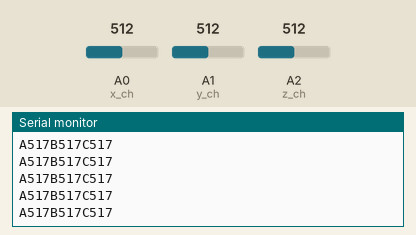
This sketch was run on a simulated Arduino Uno, built with avr-gcc and run on an emulated ATmega328P. Shown: the last lines printed to the serial monitor. The test bench sets the inputs (shaded band); at power-on: A0 (x_ch) = 512, A1 (y_ch) = 512, A2 (z_ch) = 512.

Above: at 1.2 s.
1.3 s: A0 (x_ch) set to 716
At 1.52 s:
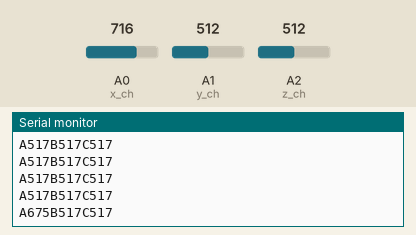
2.8 s: A1 (y_ch) set to 716
At 2.89 s:
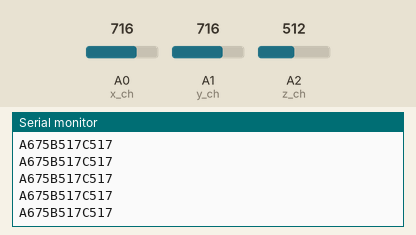
4.3 s: A2 (z_ch) set to 716
At 4.39 s:
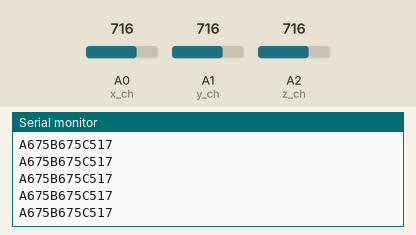
5.8 s: A0 (x_ch) set to 511
At 5.89 s:
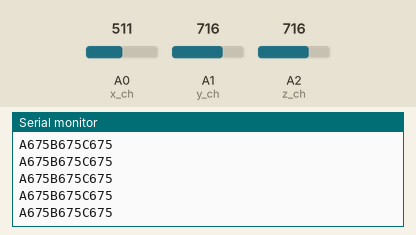
7.3 s: A1 (y_ch) set to 511
At 7.4 s:
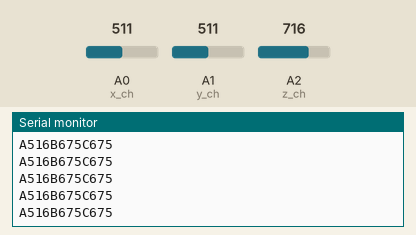
8.8 s: A2 (z_ch) set to 511
At 8.9 s:
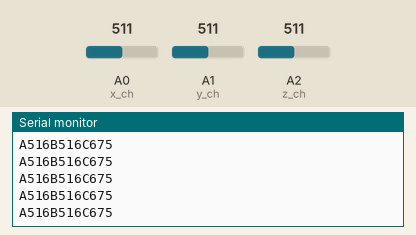
Timing chart, 0 to 11.3 s (numbered marks = the images above; inputs shaded):
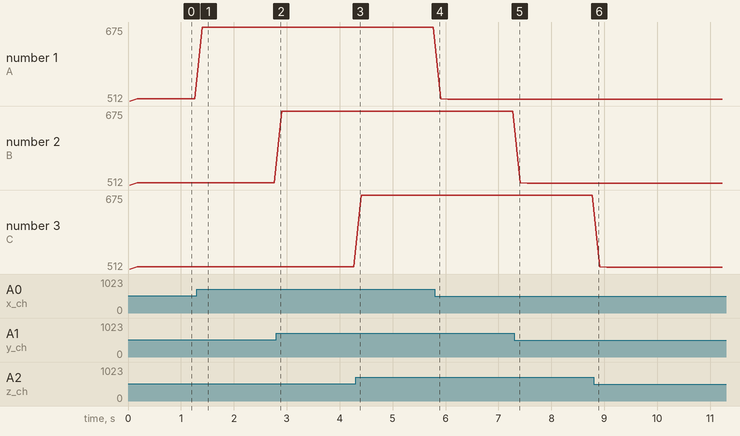

Measured:
- after the input at 1.3 s, the serial monitor: prints a new line after 0.10 s (image 1)
- plotted number 1: 517 → 675 after the input at 1.3 s, 675 → 516 after the input at 5.8 s

The sketch:

accelorometer.ino
```cpp
int x_ch = 0 ;
int y_ch = 0 ;
int z_ch = 0 ;

int x = 0 ;
int y = 0 ;
int z = 0 ;

int lv = 0 ;
int avg = 0 ;

double v_x = 0.0 ;
double v_y = 0.0 ;
double v_z = 0.0 ;


double scale(double value, double i_min, double i_max, double o_min, double o_max ) ;
double m_min = 0.0 ;
double m_max = 0.0 ;


void setup() {
  // put your setup code here, to run once:
  analogReference(DEFAULT);

  x_ch = A0 ;
  y_ch = A1 ;
  z_ch = A2 ;

  pinMode(x_ch, INPUT);
  pinMode(y_ch, INPUT);
  pinMode(z_ch, INPUT);

  Serial.begin(9600);

  avg = 100 ;
  m_min = -1.0 ;
  m_max = 1.0 ;

}

void loop() {
  // put your main code here, to run repeatedly:

 for ( lv = 0 ; lv < avg ; lv++)
 {
   x = analogRead(x_ch);
   v_x = v_x + float(x) ;
   y = analogRead(y_ch);
   v_y = v_y + float(y) ;
   z = analogRead(z_ch);
   v_z = v_z + float(z) ;
 }

 v_x = v_x / avg ;
 v_y = v_y / avg ;
 v_z = v_z / avg ;


 v_x = float (constrain ( int(v_x), 0 , 675 ) ) ;

 v_y = float (constrain ( int(v_y), 0 , 675 ) ) ;

 v_z = float (constrain ( int(v_z), 0 , 675 ) );

 Serial.print('A');
 Serial.print(int(v_x));
 Serial.print('B');
 Serial.print(int(v_y));
 Serial.print('C');
 Serial.print(int(v_z));
 Serial.print('\n');

 delay (100);

}


double scale(double value, double i_min, double i_max, double o_min, double o_max )
{
 double slope = 0.0, val = 0.0 , c = 0.0;

  slope = (o_max - o_min)/(i_max - i_min) ;
  c = -1 + (-i_min*slope) ;

  if (slope < 0){ slope = -1 ; val = -1 ;  return val; }
  else { val = (value * slope) + c ;   return val; }
}
```
